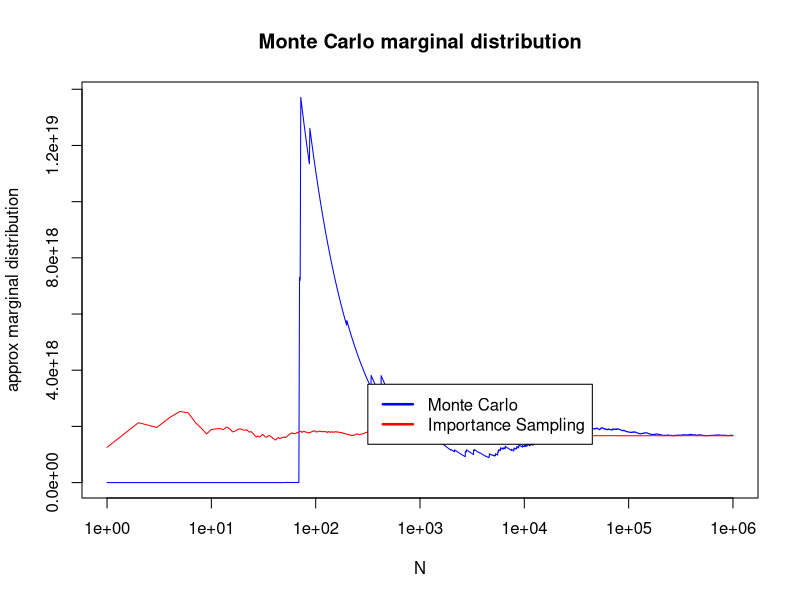

This chart was generated by the following R code:
## Monte Carlo Method ##

# Prior Definition
theta.0 = 36.07
s.0 = 0.02

# Other Definition
s = 0.0002
N = 10^6
x.samp = c(36.077916, 36.078032, 36.078129, 36.078048, 
           36.077942, 36.089612, 36.077789, 36.077563)

# Draw theta's
theta.samp = rcauchy(N, location = theta.0, scale = s.0)


prob = rep(0,length(x.samp))
marg = rep(0,N)
marg.sum = rep(0,N)

for (j in 1:N) {
  prob = dcauchy(x.samp, location = theta.samp[j], scale = s)
  marg[j] = prod(prob)
}

marg.sum[1] = marg[1]
for (i in 2:N) {
  marg.sum[i] = marg.sum[i-1] + marg[i]
}

for (k in 1:N){
  marg.sum[k] = marg.sum[k]/k
}

x = 1:N
plot(x, marg.sum, log = "x", type="l", lty=1, col="blue", xlab="N", 
     ylab="approx marginal distribution", main="Monte Carlo marginal distribution")




## Importance sampling
# Define "q" parameters
theta.q = median(x.samp)
s.q = 10^-4

# sample theta's from "q"
theta.qsamp = rcauchy(N, location = theta.q, scale = s.q)

# calculate likelihood of theta's for "p" and "q"
p.like = dcauchy(theta.qsamp, location = theta.0, scale = s.0)
q.like = dcauchy(theta.qsamp, location = theta.q, scale = s.q)

marg.imp = rep(0,N)
for (j in 1:N) {
  prob = dcauchy(x.samp, location = theta.qsamp[j], scale = s)
  marg.imp[j] = prod(prob)
}

marg.impsum = rep(0,N)
marg.impsum[1] = marg.imp[1]*p.like[1]/q.like[1]
for (i in 2:N) {
  marg.impsum[i] = marg.impsum[i-1] + marg.imp[i]*p.like[i]/q.like[i]
}

for (k in 1:N) {
  marg.impsum[k] = marg.impsum[k]/k
}

lines(x, marg.impsum, log = "x", type="l", lty=1, col="red")

legend(10^2.5,3.5*10^18, c("Monte Carlo","Importance Sampling"), 
       lty=c(1,1), 
       lwd=c(2.5,2.5),col=c("blue","red"))